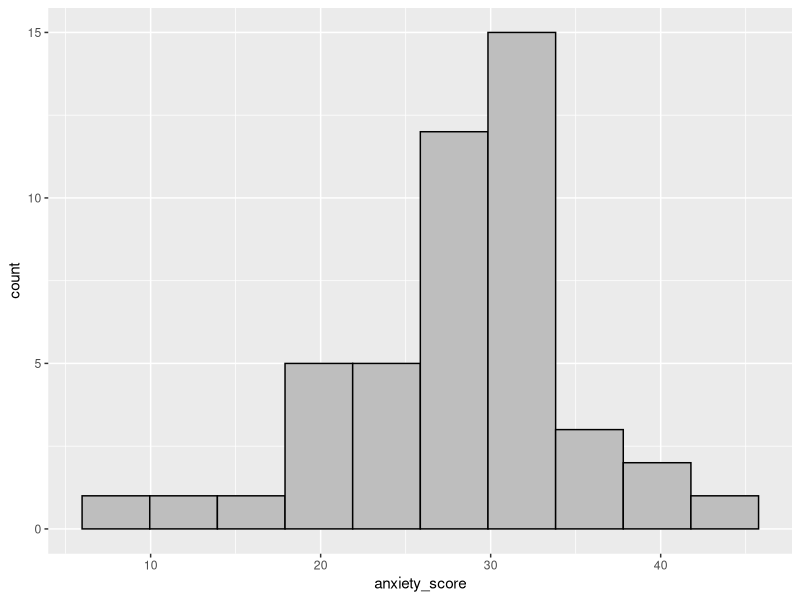
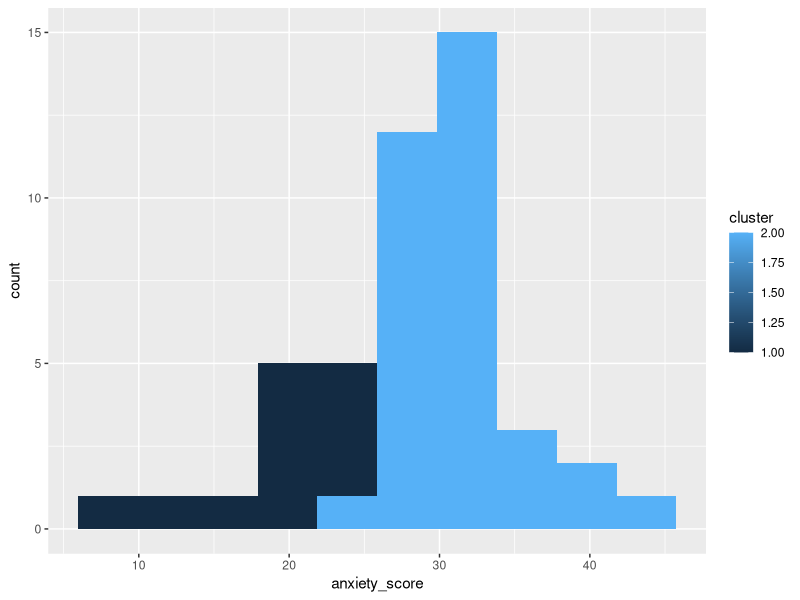
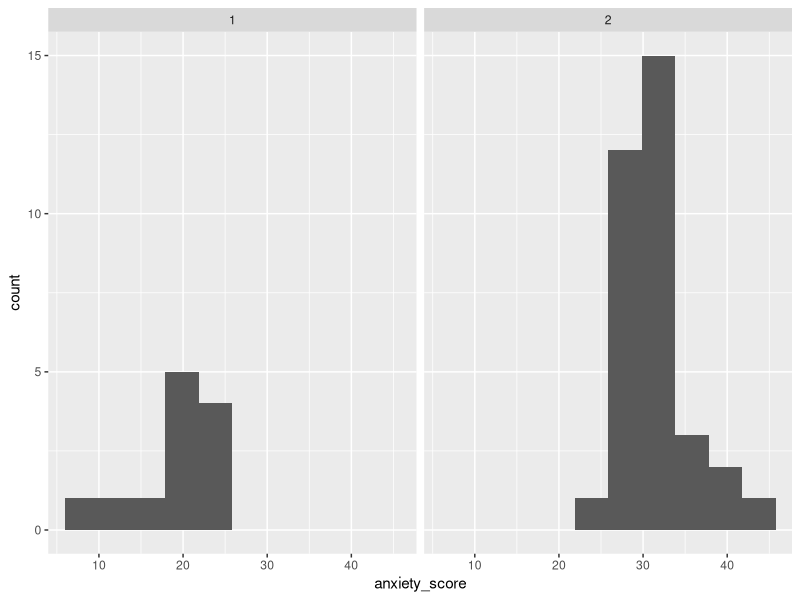
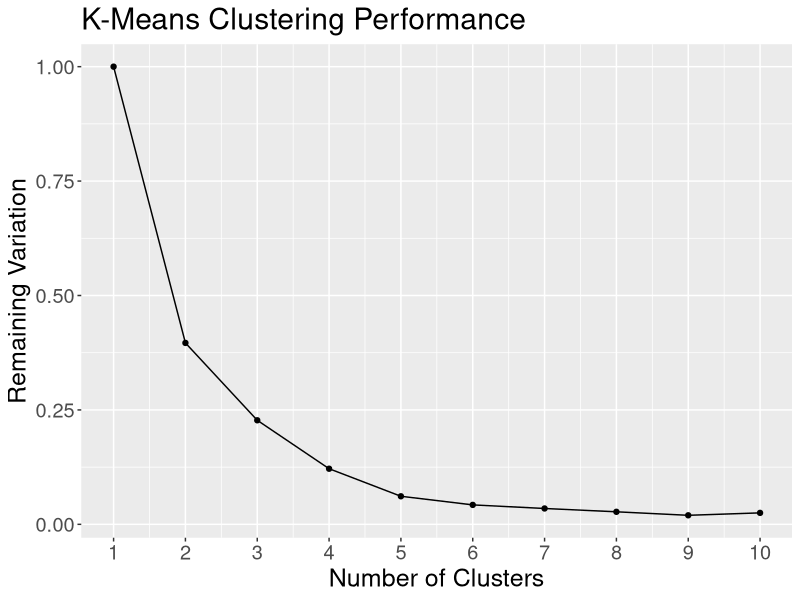

Write R code to recreate these figures, in order.
## ---- chunk 1
library(tidyverse)
library(knitr)

opts_chunk$set(warning = FALSE, message = FALSE)
## ---- chunk 2
# Instructions for how students should define tests
STUDENT_NUMBER <- 1010057028;  # replace 0 by your real student number
## ---- chunk 3
# define our initial dataset
social_media_usage <- c(rep("Low", 30), rep("High", 16));
anxiety_score <- c(24.64, 39.29, 16.32, 32.83, 28.02, 
                   33.31, 20.60, 21.13, 26.69, 28.90,
                   26.43, 24.23, 7.10,  32.86, 21.06,
                   28.89, 28.71, 31.73, 30.02, 21.96,
                   25.49, 38.81, 27.85, 30.29, 30.72,
                   21.43, 22.24, 11.12, 30.86, 19.92,
                   33.57, 34.09, 27.63, 31.26,
                   35.91, 26.68, 29.49, 35.32,
                   26.24, 32.34, 31.34, 33.53,
                   27.62, 42.91, 30.20, 32.54)
anxiety_data <- tibble(social_media_usage, anxiety_score)

# preview our data
glimpse(anxiety_data)
## ---- chunk 4
# Create your summary and visualization(s) here
anxiety_data %>% ggplot(aes(x=anxiety_score)) + geom_histogram(color = "black",
                 fill = "gray",
                 bins = 10)

data <- anxiety_data %>% select(anxiety_score) %>% summarize(min = min(anxiety_score), mean = mean(anxiety_score), median = median(anxiety_score), max = max(anxiety_score))

# Replace NULL by your answers below
Q1a_min <- data$min
Q1a_mean <- data$mean
Q1a_median <- data$median
Q1a_max <- data$max
## ---- chunk 5
set.seed(STUDENT_NUMBER) # DO NOT CHANGE THIS LINE

# run k-means on the data
clustering <- kmeans(anxiety_data$anxiety_score, 2)


Q1b_clustering_object_type <- class(clustering) # DO NOT CHANGE THIS LINE
## ---- chunk 6
# Add cluster labels to our original anxiety_data tibble
anxiety_data <- anxiety_data %>% mutate(cluster = clustering$cluster)


Q1c_anxiety_data_with_cluster_variable <- anxiety_data; # DO NOT CHANGE THIS LINE OF CODE
## ---- chunk 7
# Create your visualization here
anxiety_data %>% ggplot(aes(x=anxiety_score, group=cluster, fill=cluster)) + geom_histogram(bins = 10)
## ---- chunk 8
# Create your visualizations here
anxiety_data %>% ggplot(aes(x=anxiety_score)) + geom_histogram(bins = 10) + facet_wrap(~cluster)

## ---- chunk 9
Q1f_cluster_number_high_anxiety <- 2 # Replace NULL by 1 or 2
Q1f_cluster_number_high_anxiety
## ---- chunk 10
anxiety_data <- anxiety_data %>% 
  mutate(categories_agree = as.logical((social_media_usage == "High") ^ (cluster == 2)))  # Replace FALSE by an expression to correctly
# calculate the values of this variable



Q2a_anxiety_data_with_category_agreement <- anxiety_data # DO NOT CHANGE THIS LINE
## ---- chunk 11
Q2b_value <- sum(anxiety_data$categories_agree) / nrow(anxiety_data)
Q2b_value
Q2b_summary_table <- anxiety_data %>% group_by(social_media_usage) %>%
  summarise(n=n(),
  prop_correct = sum(categories_agree) / n)
Q2b_summary_table
## ---- chunk 12
set.seed(130) # DO NOT CHANGE THIS LINE
explained_ss <- rep(NA, 10)
for(k in 1:10){
  # run k-means on the data
  clustering <- kmeans(anxiety_data$anxiety_score, k)
  explained_ss[k] <- clustering$betweenss / clustering$totss
}

# Plot evolution of metric as a function of k
ggplot() + 
  aes(x=1:10, y=1-explained_ss) +
  geom_line() + 
  geom_point() +
  labs(x="Number of Clusters", 
       y="Remaining Variation",
       title="K-Means Clustering Performance") +
  theme(text=element_text(size=18)) +
  scale_x_continuous(breaks=1:10) +
  scale_x_continuous(breaks=1:10)
